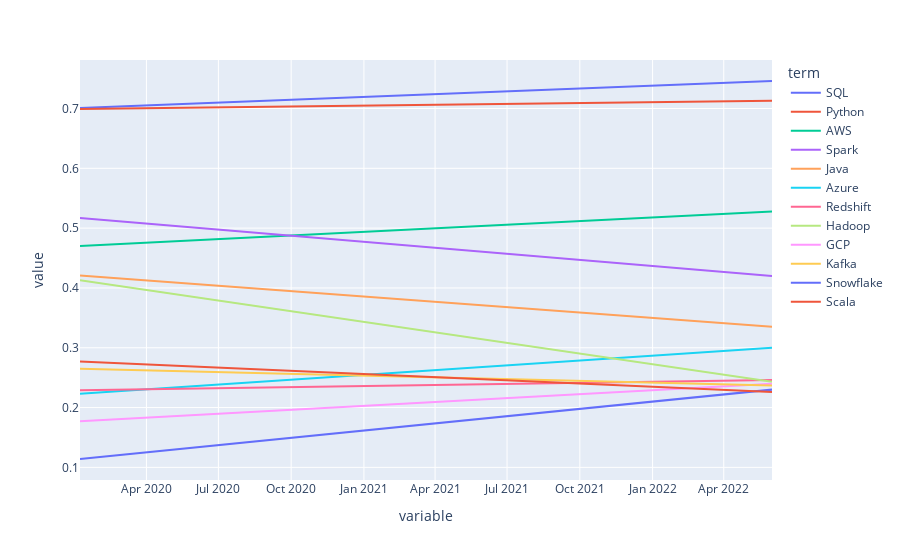

Notebook code for this chart:
### Code cell
px.line(df_to_plot_long, x=df_to_plot_long.index, y='value', color='term') # TK make prettier

### Figure 1 — Plotly figure (JSON) as saved in the notebook; plotly's stock layout.template omitted (floating-point values rounded to 4 significant figures)
{"data": [{"hovertemplate": "term=SQL<br>variable=%{x}<br>value=%{y}<extra></extra>", "legendgroup": "SQL", "line": {"color": "#636efa", "dash": "solid"}, "marker": {"symbol": "circle"}, "mode": "lines", "name": "SQL", "orientation": "v", "showlegend": true, "type": "scatter", "x": ["2020-01-08T00:00:00", "2022-06-01T00:00:00"], "xaxis": "x", "y": [0.701, 0.746], "yaxis": "y"}, {"hovertemplate": "term=Python<br>variable=%{x}<br>value=%{y}<extra></extra>", "legendgroup": "Python", "line": {"color": "#EF553B", "dash": "solid"}, "marker": {"symbol": "circle"}, "mode": "lines", "name": "Python", "orientation": "v", "showlegend": true, "type": "scatter", "x": ["2020-01-08T00:00:00", "2022-06-01T00:00:00"], "xaxis": "x", "y": [0.699, 0.713], "yaxis": "y"}, {"hovertemplate": "term=AWS<br>variable=%{x}<br>value=%{y}<extra></extra>", "legendgroup": "AWS", "line": {"color": "#00cc96", "dash": "solid"}, "marker": {"symbol": "circle"}, "mode": "lines", "name": "AWS", "orientation": "v", "showlegend": true, "type": "scatter", "x": ["2020-01-08T00:00:00", "2022-06-01T00:00:00"], "xaxis": "x", "y": [0.47, 0.528], "yaxis": "y"}, {"hovertemplate": "term=Spark<br>variable=%{x}<br>value=%{y}<extra></extra>", "legendgroup": "Spark", "line": {"color": "#ab63fa", "dash": "solid"}, "marker": {"symbol": "circle"}, "mode": "lines", "name": "Spark", "orientation": "v", "showlegend": true, "type": "scatter", "x": ["2020-01-08T00:00:00", "2022-06-01T00:00:00"], "xaxis": "x", "y": [0.517, 0.42], "yaxis": "y"}, {"hovertemplate": "term=Java<br>variable=%{x}<br>value=%{y}<extra></extra>", "legendgroup": "Java", "line": {"color": "#FFA15A", "dash": "solid"}, "marker": {"symbol": "circle"}, "mode": "lines", "name": "Java", "orientation": "v", "showlegend": true, "type": "scatter", "x": ["2020-01-08T00:00:00", "2022-06-01T00:00:00"], "xaxis": "x", "y": [0.421, 0.335], "yaxis": "y"}, {"hovertemplate": "term=Azure<br>variable=%{x}<br>value=%{y}<extra></extra>", "legendgroup": "Azure", "line": {"color": "#19d3f3", "dash": "solid"}, "marker": {"symbol": "circle"}, "mode": "lines", "name": "Azure", "orientation": "v", "showlegend": true, "type": "scatter", "x": ["2020-01-08T00:00:00", "2022-06-01T00:00:00"], "xaxis": "x", "y": [0.223, 0.3], "yaxis": "y"}, {"hovertemplate": "term=Redshift<br>variable=%{x}<br>value=%{y}<extra></extra>", "legendgroup": "Redshift", "line": {"color": "#FF6692", "dash": "solid"}, "marker": {"symbol": "circle"}, "mode": "lines", "name": "Redshift", "orientation": "v", "showlegend": true, "type": "scatter", "x": ["2020-01-08T00:00:00", "2022-06-01T00:00:00"], "xaxis": "x", "y": [0.229, 0.246], "yaxis": "y"}, {"hovertemplate": "term=Hadoop<br>variable=%{x}<br>value=%{y}<extra></extra>", "legendgroup": "Hadoop", "line": {"color": "#B6E880", "dash": "solid"}, "marker": {"symbol": "circle"}, "mode": "lines", "name": "Hadoop", "orientation": "v", "showlegend": true, "type": "scatter", "x": ["2020-01-08T00:00:00", "2022-06-01T00:00:00"], "xaxis": "x", "y": [0.413, 0.243], "yaxis": "y"}, {"hovertemplate": "term=GCP<br>variable=%{x}<br>value=%{y}<extra></extra>", "legendgroup": "GCP", "line": {"color": "#FF97FF", "dash": "solid"}, "marker": {"symbol": "circle"}, "mode": "lines", "name": "GCP", "orientation": "v", "showlegend": true, "type": "scatter", "x": ["2020-01-08T00:00:00", "2022-06-01T00:00:00"], "xaxis": "x", "y": [0.177, 0.24], "yaxis": "y"}, {"hovertemplate": "term=Kafka<br>variable=%{x}<br>value=%{y}<extra></extra>", "legendgroup": "Kafka", "line": {"color": "#FECB52", "dash": "solid"}, "marker": {"symbol": "circle"}, "mode": "lines", "name": "Kafka", "orientation": "v", "showlegend": true, "type": "scatter", "x": ["2020-01-08T00:00:00", "2022-06-01T00:00:00"], "xaxis": "x", "y": [0.265, 0.237], "yaxis": "y"}, {"hovertemplate": "term=Snowflake<br>variable=%{x}<br>value=%{y}<extra></extra>", "legendgroup": "Snowflake", "line": {"color": "#636efa", "dash": "solid"}, "marker": {"symbol": "circle"}, "mode": "lines", "name": "Snowflake", "orientation": "v", "showlegend": true, "type": "scatter", "x": ["2020-01-08T00:00:00", "2022-06-01T00:00:00"], "xaxis": "x", "y": [0.114, 0.23], "yaxis": "y"}, {"hovertemplate": "term=Scala<br>variable=%{x}<br>value=%{y}<extra></extra>", "legendgroup": "Scala", "line": {"color": "#EF553B", "dash": "solid"}, "marker": {"symbol": "circle"}, "mode": "lines", "name": "Scala", "orientation": "v", "showlegend": true, "type": "scatter", "x": ["2020-01-08T00:00:00", "2022-06-01T00:00:00"], "xaxis": "x", "y": [0.277, 0.226], "yaxis": "y"}], "layout": {"legend": {"title": {"text": "term"}, "tracegroupgap": 0}, "margin": {"t": 60}, "xaxis": {"anchor": "y", "domain": [0, 1], "title": {"text": "variable"}}, "yaxis": {"anchor": "x", "domain": [0, 1], "title": {"text": "value"}}}}
